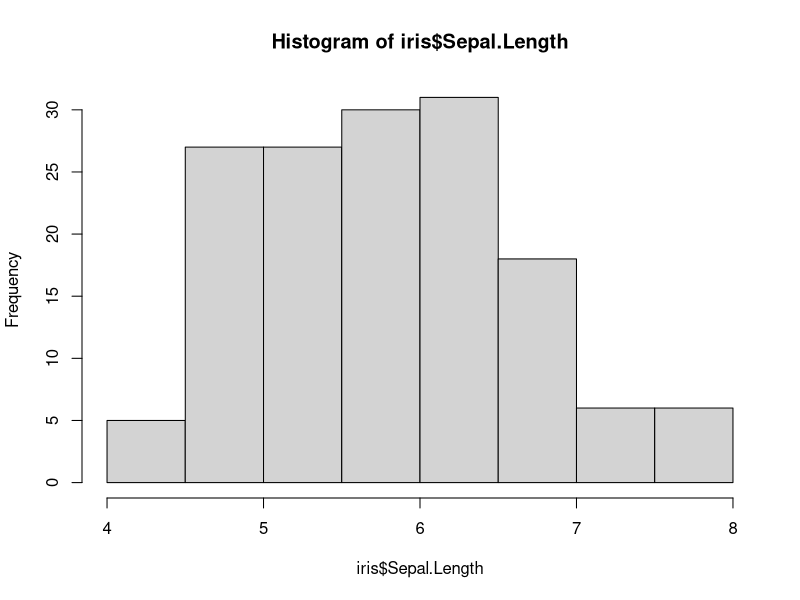
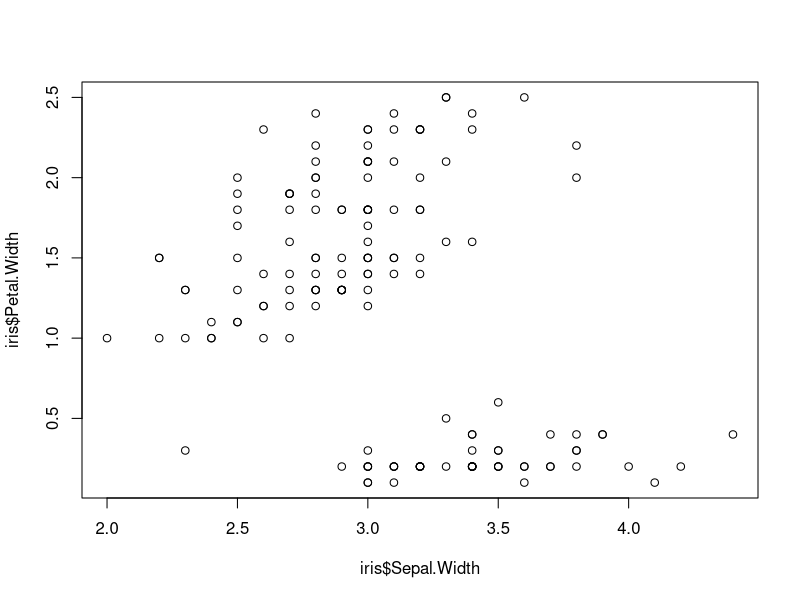
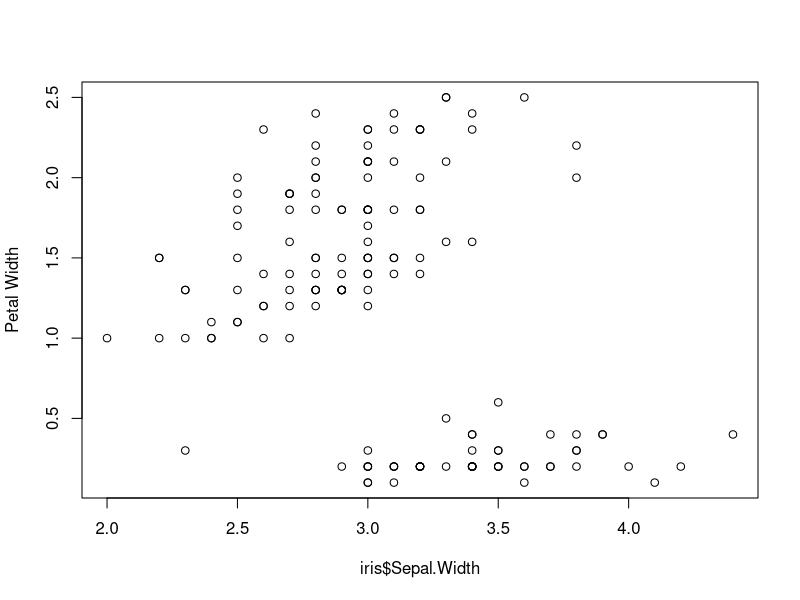
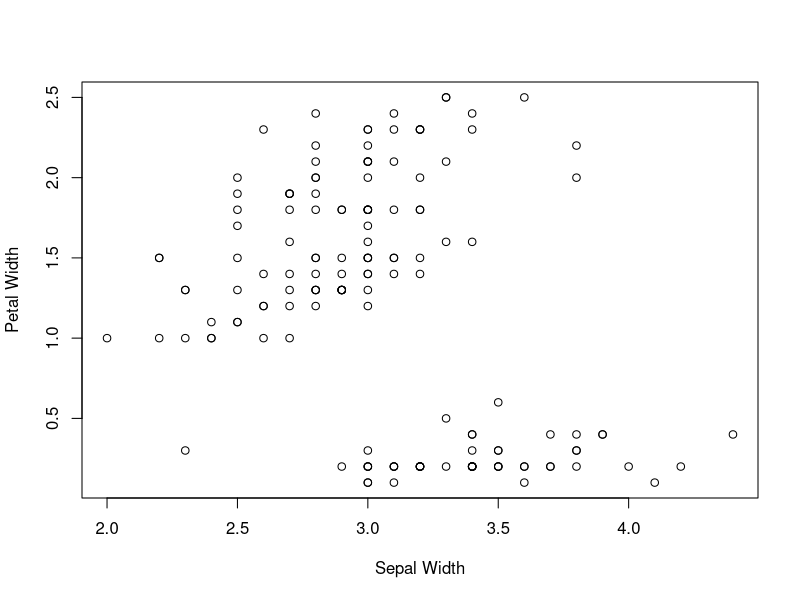
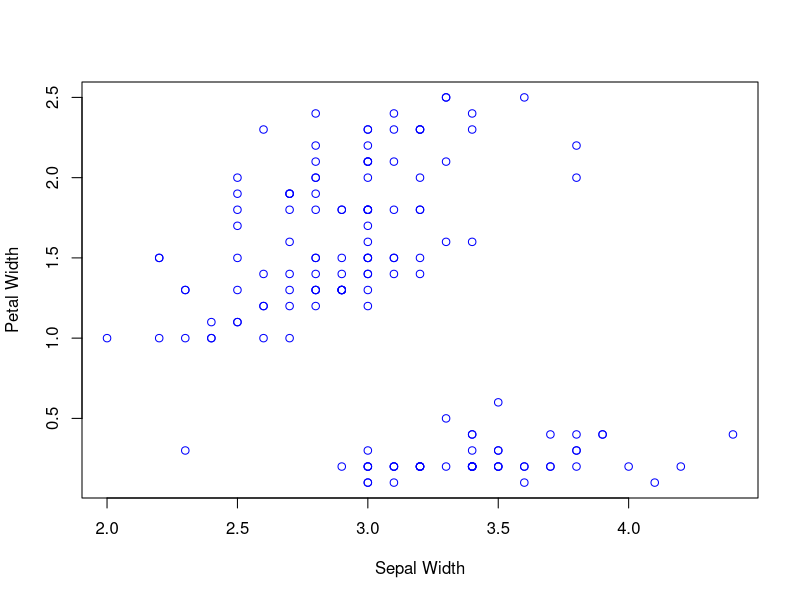
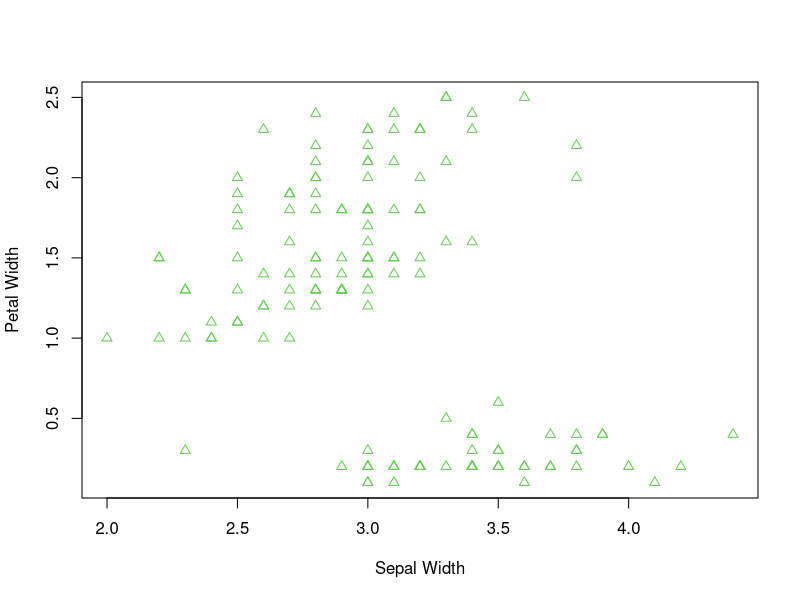
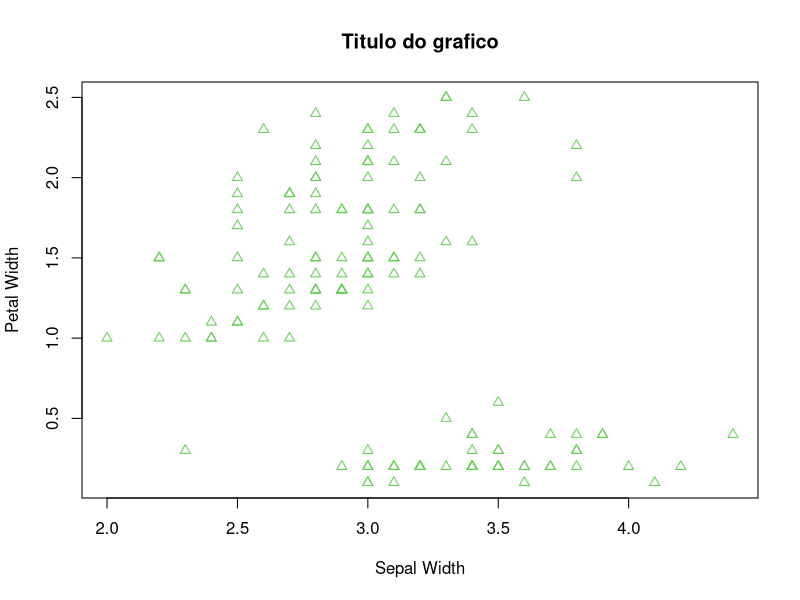
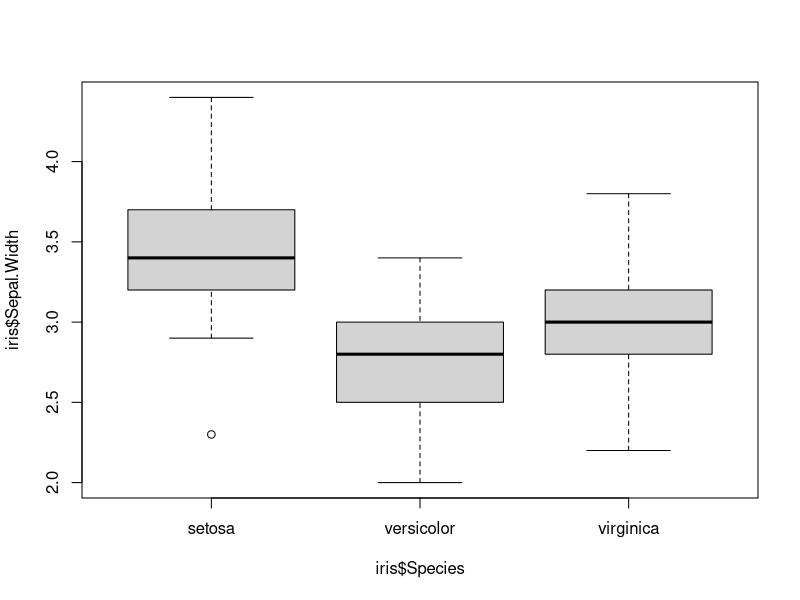

Here is the R script that generated these plots, in order:
## ---- chunk 1

#Importando banco de dados "iris"
data(iris)

#Criando histograma
hist(iris$Sepal.Length)
## ---- chunk 2
  
#Cria o grafico basico
plot(iris$Sepal.Width, iris$Petal.Width)

#adiciona o argumento para mudar o nome do eixo y
plot(iris$Sepal.Width, iris$Petal.Width, 
     ylab = "Petal Width")

#adiciona o argumento para mudar o nome do eixo x
plot(iris$Sepal.Width, iris$Petal.Width, 
     ylab = "Petal Width", 
     xlab = "Sepal Width"
     )

#argumento para mudar a cor dos pontos
plot(iris$Sepal.Width, iris$Petal.Width, 
     ylab = "Petal Width", 
     xlab = "Sepal Width",
     col = "blue"
     )
     
#argumento para mudar o formato dos pontos
plot(iris$Sepal.Width, iris$Petal.Width, 
     ylab = "Petal Width", 
     xlab = "Sepal Width",
     col = 3,
     pch = 2
     )
     
#argumento para adicionar um titulo no grafico
plot(iris$Sepal.Width, iris$Petal.Width, 
     ylab = "Petal Width", 
     xlab = "Sepal Width",
     col = 3,
     pch = 2,
     main = "Titulo do grafico"
     )
     
## ---- chunk 3
  
#Importa o banco de dados iris
data(iris)

#Cria o grafico de boxplot basico
boxplot(iris$Sepal.Width ~ iris$Species)

#Boxplot personalizado
boxplot(iris$Sepal.Width ~ iris$Species,
        ylab = "Petal Width", 
        xlab = "Species",
        col = c(3,4,"tomato"),
        main = "Titulo do grafico"
        )

## ---- chunk 4

#Criando quantidade total de parasitas
qt_parasita <- c(10, 15, 29, 4)

#Criando parte corporal da ave
parte_corporal <- c("cabeca", "asa", "barriga", "cauda")

#Criando tabela
dados_parasita <- data.frame(qt_parasita, parte_corporal)

# Cria ndo gráfico de barras
grafico <- barplot(dados_parasita$qt_parasita, 
                   names.arg = dados_parasita$parte_corporal,
                   xlab = "Parte do Corpo",
                   ylab = "Quantidade de Parasitas",
                   ylim = c(0,35), #define o limite do eixo y (de 0 a 35)
                   col = "lightgreen",
                   border = "black")

# Adicionando os números acima das barras
text(grafico, dados_parasita$qt_parasita, 
labels = dados_parasita$qt_parasita, pos = 3, cex = 0.8)

## ---- chunk 5
#Se o pacote já estiver instalado, você só precisa carregar o pacote
library(lattice) 

# Gráfico de dispersão condicionado por uma variável
xyplot(Sepal.Length ~ Sepal.Width | Species, data = iris,
       main = "Scatterplot Condicionado por Espécie",
       xlab = "Largura da Sépala", 
       ylab = "Comprimento da Sépala")

# Histograma condicionado por uma variável
histogram(~ Petal.Length | Species, data = iris,
          main = "Histograma Condicionado por Espécie",
          xlab = "Comprimento da Pétala")
